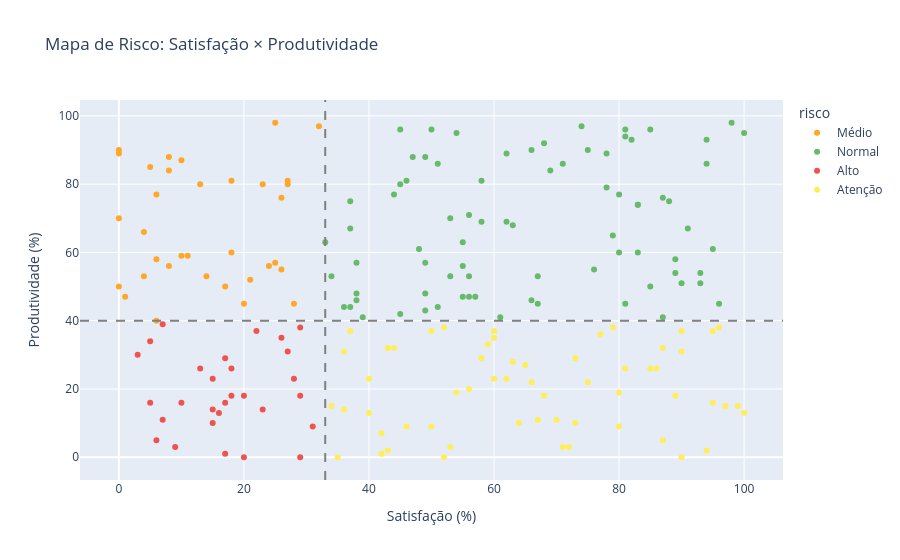

Here is the notebook cell this chart was saved with:
### Markdown cell above
## 1. Segmentação de Risco — Quem precisa de atenção agora?

### Code cell
# colaboradores com satisfação baixa E produtividade baixa = risco alto
df['risco'] = 'Normal'
df.loc[(df['Satisfaction Rate (%)'] < 33) & (df['Productivity (%)'] < 40), 'risco'] = 'Alto'
df.loc[(df['Satisfaction Rate (%)'] < 33) & (df['Productivity (%)'] >= 40), 'risco'] = 'Médio'
df.loc[(df['Satisfaction Rate (%)'] >= 33) & (df['Productivity (%)'] < 40), 'risco'] = 'Atenção'

fig = px.scatter(
    df,
    x='Satisfaction Rate (%)', y='Productivity (%)',
    color='risco',
    color_discrete_map={
        'Alto': '#ef5350',
        'Médio': '#ffa726',
        'Atenção': '#ffee58',
        'Normal': '#66bb6a'
    },
    title='Mapa de Risco: Satisfação × Produtividade',
    labels={'Satisfaction Rate (%)': 'Satisfação (%)', 'Productivity (%)': 'Produtividade (%)'},
    hover_data=['Name', 'Department', 'Position']
)
fig.add_vline(x=33, line_dash='dash', line_color='gray')
fig.add_hline(y=40, line_dash='dash', line_color='gray')
fig.show()

print('=== SEGMENTAÇÃO DE RISCO ===')
print(df['risco'].value_counts().to_string())
print(f'\nColaboradores em risco alto: {(df["risco"] == "Alto").sum()} ({(df["risco"] == "Alto").mean()*100:.1f}%)')

### Figure 1 — Plotly figure (JSON) as saved in the notebook; plotly's stock layout.template omitted (floating-point values rounded to 4 significant figures; data arrays with more than 128 entries replaced by an {"elided": "..."} marker saying what was removed)
{"data": [{"customdata": [["Douglas Lindsey", "Marketing", "Analyst"], ["Thomas Miller", "IT", "Analyst"], ["Joshua Lewis", "Marketing", "Intern"], ["Ms. Emily Dawson", "Marketing", "Analyst"], ["Angela Davis", "Sales", "Senior Developer"], ["Stephanie Rivera", "Marketing", "Junior Developer"], ["Victoria Townsend", "HR", "Senior Developer"], ["Gregory Wong", "Marketing", "Team Lead"], ["Daniel Mata", "IT", "Manager"], ["Sarah Fernandez", "HR", "Manager"], ["Jerry Mccoy", "IT", "Senior Developer"], ["Daniel Young", "Sales", "Intern"], ["Susan Foley", "Finance", "Intern"], ["Mary Barber", "Finance", "Manager"], ["Ronald Flores", "Sales", "Manager"], ["William Taylor", "Sales", "Analyst"], ["Kevin Welch", "Finance", "Manager"], ["Adrian Walker", "Finance", "Manager"], ["Patrick Manning", "HR", "Manager"], ["Alyssa Montoya", "Sales", "Analyst"], ["Angela Carpenter", "HR", "Manager"], ["Jessica Tate", "HR", "Manager"], ["James Reese", "Marketing", "Analyst"], ["Katrina Williams", "IT", "Manager"], ["Matthew Moran", "Marketing", "Junior Developer"], ["Daniel Lopez", "Sales", "Junior Developer"], ["Autumn Taylor", "Marketing", "Analyst"], ["Michael Riley", "HR", "Intern"], ["Russell Newton", "IT", "Junior Developer"], ["Manuel Sanchez", "HR", "Team Lead"], ["Joseph Friedman", "Finance", "Team Lead"], ["Steven Hernandez", "Sales", "Senior Developer"], ["Shannon Ingram", "Sales", "Analyst"], ["Jeremy Miller", "IT", "Junior Developer"]], "hovertemplate": "risco=Médio<br>Satisfação (%)=%{x}<br>Produtividade (%)=%{y}<br>Name=%{customdata[0]}<br>Department=%{customdata[1]}<br>Position=%{customdata[2]}<extra></extra>", "legendgroup": "Médio", "marker": {"color": "#ffa726", "symbol": "circle"}, "mode": "markers", "name": "Médio", "orientation": "v", "showlegend": true, "type": "scatter", "x": [25, 10, 4, 20, 8, 26, 27, 6, 1, 8, 0, 14, 0, 18, 24, 13, 21, 18, 25, 26, 6, 4, 10, 23, 11, 6, 32, 27, 5, 0, 0, 17, 8, 28], "xaxis": "x", "y": [57, 87, 53, 45, 88, 76, 81, 40, 47, 84, 89, 53, 70, 81, 56, 80, 52, 60, 98, 55, 58, 66, 59, 80, 59, 77, 97, 80, 85, 50, 90, 50, 56, 45], "yaxis": "y"}, {"customdata": {"elided": "79x3 str values"}, "hovertemplate": "risco=Normal<br>Satisfação (%)=%{x}<br>Produtividade (%)=%{y}<br>Name=%{customdata[0]}<br>Department=%{customdata[1]}<br>Position=%{customdata[2]}<extra></extra>", "legendgroup": "Normal", "marker": {"color": "#66bb6a", "symbol": "circle"}, "mode": "markers", "name": "Normal", "orientation": "v", "showlegend": true, "type": "scatter", "x": [76, 33, 39, 68, 67, 37, 36, 66, 69, 51, 94, 100, 56, 47, 80, 89, 48, 51, 75, 38, 45, 80, 53, 61, 88, 63, 83, 38, 79, 45, 67, 87, 85, 34, 81, 37, 93, 96, 55, 58, 91, 49, 53, 82, 87, 55, 57, 56, 44, 49, 62, 49, 93, 56, 49, 81, 46, 95, 81, 78, 38, 78, 98, 45, 58, 89, 66, 85, 83, 94, 55, 74, 62, 90, 37, 83, 54, 50, 71], "xaxis": "x", "y": [55, 63, 41, 92, 45, 44, 44, 46, 84, 86, 93, 95, 47, 88, 77, 58, 61, 44, 90, 46, 42, 60, 70, 41, 75, 68, 74, 48, 65, 96, 53, 76, 50, 53, 94, 75, 54, 45, 47, 81, 67, 48, 53, 93, 41, 56, 47, 71, 77, 88, 89, 57, 51, 53, 43, 45, 81, 61, 96, 89, 57, 79, 98, 80, 69, 54, 90, 96, 60, 86, 63, 97, 69, 51, 67, 74, 95, 96, 86], "yaxis": "y"}, {"customdata": [["Stephanie Bailey", "IT", "Team Lead"], ["Tracy Figueroa", "HR", "Team Lead"], ["Joshua Nelson", "Sales", "Team Lead"], ["Michael Morton DDS", "Sales", "Intern"], ["Kimberly Cooper", "Finance", "Junior Developer"], ["Vicki Kim", "IT", "Senior Developer"], ["Karen Harmon", "Sales", "Team Lead"], ["Alexandra Wilson", "Finance", "Analyst"], ["Walter Barker", "HR", "Analyst"], ["Elizabeth Bowen", "Sales", "Analyst"], ["Brandon Vega", "Sales", "Junior Developer"], ["Debra Chen", "Sales", "Team Lead"], ["Amy Garcia", "Marketing", "Analyst"], ["Bradley Paul", "HR", "Junior Developer"], ["Steven Schroeder", "IT", "Analyst"], ["Molly Jones", "Marketing", "Senior Developer"], ["Cheryl Spencer", "Finance", "Analyst"], ["Samantha Baldwin", "Marketing", "Junior Developer"], ["Nicholas Johnson", "Marketing", "Intern"], ["Jeffery Fields", "Sales", "Analyst"], ["Dawn Martin", "Marketing", "Senior Developer"], ["Stacy Wilson", "Finance", "Team Lead"], ["Matthew Martin", "Sales", "Manager"], ["Mrs. Heidi Villa", "Marketing", "Intern"], ["Cristina Garcia", "IT", "Manager"], ["Joshua White", "HR", "Analyst"], ["Dr. Shane Lewis", "Sales", "Senior Developer"], ["Robert Gonzalez", "Marketing", "Team Lead"], ["Tyrone Underwood", "Marketing", "Team Lead"]], "hovertemplate": "risco=Alto<br>Satisfação (%)=%{x}<br>Produtividade (%)=%{y}<br>Name=%{customdata[0]}<br>Department=%{customdata[1]}<br>Position=%{customdata[2]}<extra></extra>", "legendgroup": "Alto", "marker": {"color": "#ef5350", "symbol": "circle"}, "mode": "markers", "name": "Alto", "orientation": "v", "showlegend": true, "type": "scatter", "x": [9, 15, 31, 17, 13, 17, 20, 15, 15, 17, 7, 18, 27, 3, 10, 5, 29, 18, 16, 26, 23, 28, 29, 7, 22, 29, 5, 6, 20], "xaxis": "x", "y": [3, 10, 9, 1, 26, 29, 18, 23, 14, 16, 39, 18, 31, 30, 16, 16, 38, 26, 13, 35, 14, 23, 18, 11, 37, 0, 34, 5, 0], "yaxis": "y"}, {"customdata": {"elided": "58x3 str values"}, "hovertemplate": "risco=Atenção<br>Satisfação (%)=%{x}<br>Produtividade (%)=%{y}<br>Name=%{customdata[0]}<br>Department=%{customdata[1]}<br>Position=%{customdata[2]}<extra></extra>", "legendgroup": "Atenção", "marker": {"color": "#ffee58", "symbol": "circle"}, "mode": "markers", "name": "Atenção", "orientation": "v", "showlegend": true, "type": "scatter", "x": [43, 97, 53, 66, 73, 80, 68, 52, 81, 99, 35, 37, 72, 59, 71, 85, 60, 95, 62, 64, 40, 56, 95, 63, 60, 50, 87, 94, 50, 46, 79, 89, 73, 36, 42, 42, 90, 67, 40, 54, 75, 90, 86, 90, 65, 96, 36, 52, 80, 70, 58, 60, 43, 34, 44, 100, 87, 77], "xaxis": "x", "y": [32, 15, 3, 22, 29, 9, 18, 0, 26, 15, 0, 37, 3, 33, 3, 26, 37, 37, 23, 10, 13, 20, 16, 28, 23, 37, 5, 2, 9, 9, 38, 18, 10, 31, 7, 1, 37, 11, 23, 19, 22, 31, 26, 0, 27, 38, 14, 38, 19, 11, 29, 35, 2, 15, 32, 13, 32, 36], "yaxis": "y"}], "layout": {"legend": {"title": {"text": "risco"}, "tracegroupgap": 0}, "shapes": [{"line": {"color": "gray", "dash": "dash"}, "type": "line", "x0": 33, "x1": 33, "xref": "x", "y0": 0, "y1": 1, "yref": "y domain"}, {"line": {"color": "gray", "dash": "dash"}, "type": "line", "x0": 0, "x1": 1, "xref": "x domain", "y0": 40, "y1": 40, "yref": "y"}], "title": {"text": "Mapa de Risco: Satisfação × Produtividade"}, "xaxis": {"anchor": "y", "domain": [0.0, 1.0], "title": {"text": "Satisfação (%)"}}, "yaxis": {"anchor": "x", "domain": [0.0, 1.0], "title": {"text": "Produtividade (%)"}}}}
